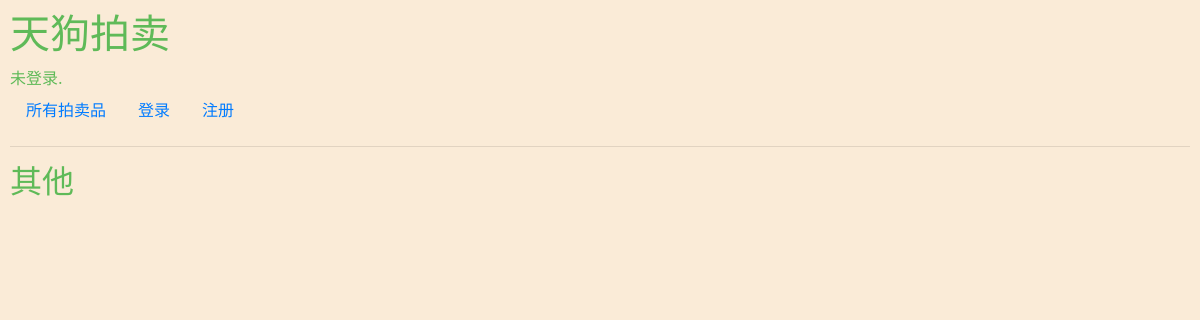
Before: /onecategory/其他 with the older database file.
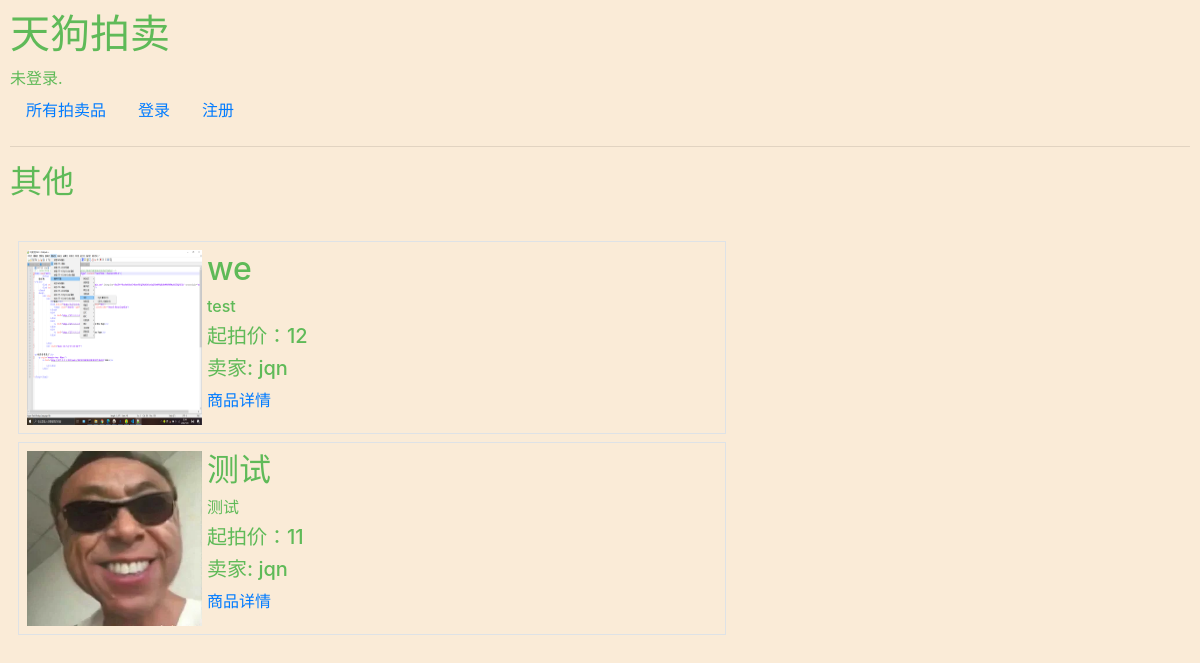
After: the same page with the newer database file.
### auctions/models.py (models this page shows, shortened)
class List(models.Model):
    title = models.CharField(max_length=64)
    desc = models.CharField(max_length=64)
    price = models.IntegerField(max_length=6)
    bids = models.ForeignKey(Bids, on_delete=models.CASCADE, blank=True, related_name="bidders", null=True)
    comments = models.ManyToManyField(Comment, related_name="comments", blank=True)
    imguser = models.CharField(max_length=64)
    image = models.ImageField(upload_to='photos/')
    owner = models.ForeignKey(User, on_delete=models.CASCADE, related_name="seller")
    category = models.CharField(max_length=64)
    closed = models.BooleanField(default=False)

class User(AbstractUser):
    pass

### auctions/views.py (the view)
# urls.py: path("onecategory/<str:listing_item>", views.onecategory, name="onecategory"),
def onecategory(request, listing_item):
    item = List.objects.filter(category=listing_item, closed=False)
    return render(request, 'auctions/categorysearchresult.html', {
        "cate": listing_item,
        "watchList": item
    })

### auctions/templates/auctions/categorysearchresult.html
{% extends "auctions/layout.html" %}
{% block body %}
    <h2>{{cate}}</h2><br>
    {% for item in watchList %}
    <div class="container border p-2 m-2" style="width: 750px;">
        <div class="row">
            {% if item.image %}
            <div class="col-sm-3">
                <img src="/{{ item.image }}" alt="image" style="width: 175px; height: 175px">
            </div>
            {% else %}
                <div class="col-sm-3"></div>
            {% endif %}
            <div class="col-sm-5">
                <h2>{{ item.title }}</h2>
                <h6>{{ item.desc }}</h6>
                {% if item.bids != None %}
                    <h5>最高出价：{{ item.bids.cost }}</h5>
                {% else %}
                    <h5>起拍价：{{ item.price }}</h5>
                {% endif %}
                <h5>卖家: {{ item.owner }}</h5>
                <a href="{% url 'listing' item.id %} ">商品详情</a>
            </div>
        </div>
    </div>
    {% endfor %}
{% endblock %}

Changed rows visible on the page:
added List: image (picture), title "we", desc "test", price "12", owner "jqn"
added List: image (picture), title "测试", desc "测试", price "11", owner "jqn"
